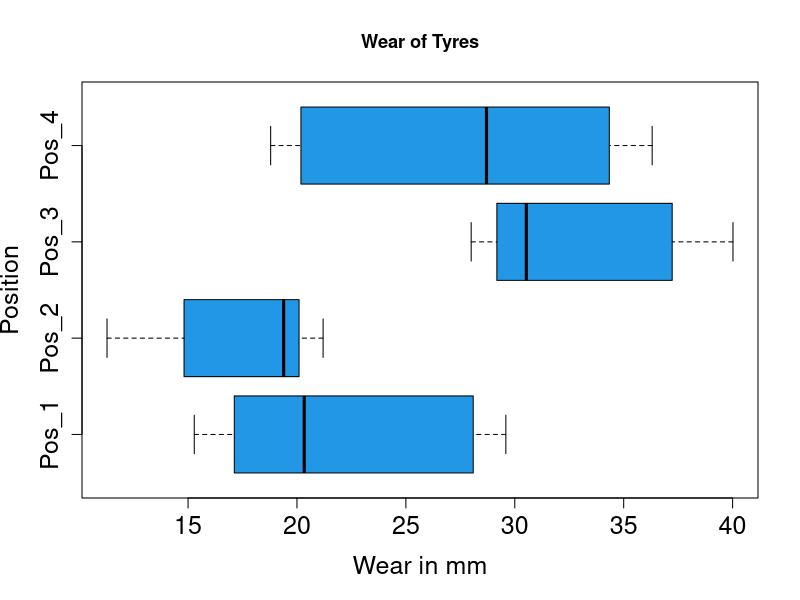

Recreate this plot in R.
# Exercise 8.

# 1.

Location_A <- c(81.6, 81.3, 82, 79.6, 78.4, 81.8, 80.2, 80.7)

Location_B <- c(81.8, 84.7, 82, 85.6, 79.9, 83.2, 84.1, 85)

Location_C <- c(82.1, 79.6, 83.1, 80.7, 81.8, 79.9, 82.6, 81.9)

data <- c(Location_A, Location_B, Location_C)

l <- rep(c("A", "B", "C"), c(8, 8, 8))

location <- factor(l)

brix_degrees <- data.frame(data, location)

attach(brix_degrees)

brix_degrees.aov <- aov(data ~ location, data = brix_degrees)
summary(brix_degrees.aov)

# 2.

Soil_A <- c(12.8, 13.4, 11.2, 11.6, 9.4, 10.3, 14.1, 11.9, 10.5, 10.4)

Soil_B <- c(8.1, 10.3, 4.2, 7.8, 5.6, 8.1, 12.7, 6.8, 6.9, 6.4)

Soil_C <- c(9.8, 10.6, 9.1, 4.3, 11.2, 11.6, 8.3, 8.9, 9.2, 6.4)

Soil_D <- c(16.4, 8.2, 15.1, 10.4, 7.8, 9.2, 12.6, 11, 8, 9.8)

data <- c(Soil_A, Soil_B, Soil_C, Soil_D)

s <- rep(c("A", "B", "C", "D"), each=10)

soil <- factor(s)

moisture_content_percentage <- data.frame(data, soil)

attach(moisture_content_percentage)

moisture_content_percentage.aov <- aov(data ~ soil, data = moisture_content_percentage)
summary(moisture_content_percentage.aov)

# In this case the value of the F-statistic is 5.722 with p-value 0.00262, so we reject the null hypothesis
# at the 1% significance level.

# We deduce that there is very strong evidence indeed that the soil type influences the moisture content percentage.

# 3.

data <- c(20.935, 18.279, 28.535, 20.182,
          17.123, 14.815, 37.227, 34.340,
          29.590, 19.973, 30.529, 29.023,
          19.013, 21.200, 27.998, 18.792,
          15.919, 11.280, 38.853, 34.707,
          28.092, 20.096, 29.177, 28.176,
          20.332, 19.389, 30.073, 19.203,
          15.285, 12.153, 40.017, 36.307,
          28.304, 20.477, 30.795, 28.701)

# m <- matrix(data = data, nrow = 9, ncol = 4, byrow = TRUE)

# m.t <- t(m)

# Pos_1 <- m.t[1,]
# Pos_2 <- m.t[2,]
# Pos_3 <- m.t[3,]
# Pos_4 <- m.t[4,]

# data <- c(Pos_1, Pos_2, Pos_3, Pos_4)

# p <- rep(c("Pos_1", "Pos_2", "Pos_3", "Pos_4"), each=9)
p <- rep(c("Pos_1", "Pos_2", "Pos_3", "Pos_4"), 9)

position <- factor(p)

wear_of_tyres <- data.frame(data, position)

attach(wear_of_tyres)

by(data, position, summary)

plot(position, 
     data, 
     horizontal =TRUE,
     main="Wear of Tyres", 
     ylab = "Position", xlab = "Wear in mm", 
     col=4, cex.axis=1.5, cex.lab=1.5, cex.main=1.1)

# dev.off()

detach()

# Position 4 is approximately normally distributed, whereas, the other positions such as position 2 and 3 are highly positively and negatively skewed respectively. 

# Position 2 has the mimimum median wear at approximately 19mm, whereas, position 3 has the highest median wear at 31mm.

# Position 4 has the highest IQR 34-20 = 14mm (approximately).

wear_of_tyres.aov <- aov(data ~ position, data = wear_of_tyres)
summary(wear_of_tyres.aov)

# In this case the value of the F-statistic is 13.74 with p-value 6.28e-06, so we reject the null hypothesis
# at the 1% significance level.

# We deduce that there is very strong evidence indeed that the position has an effect on the wear of the tyre.
